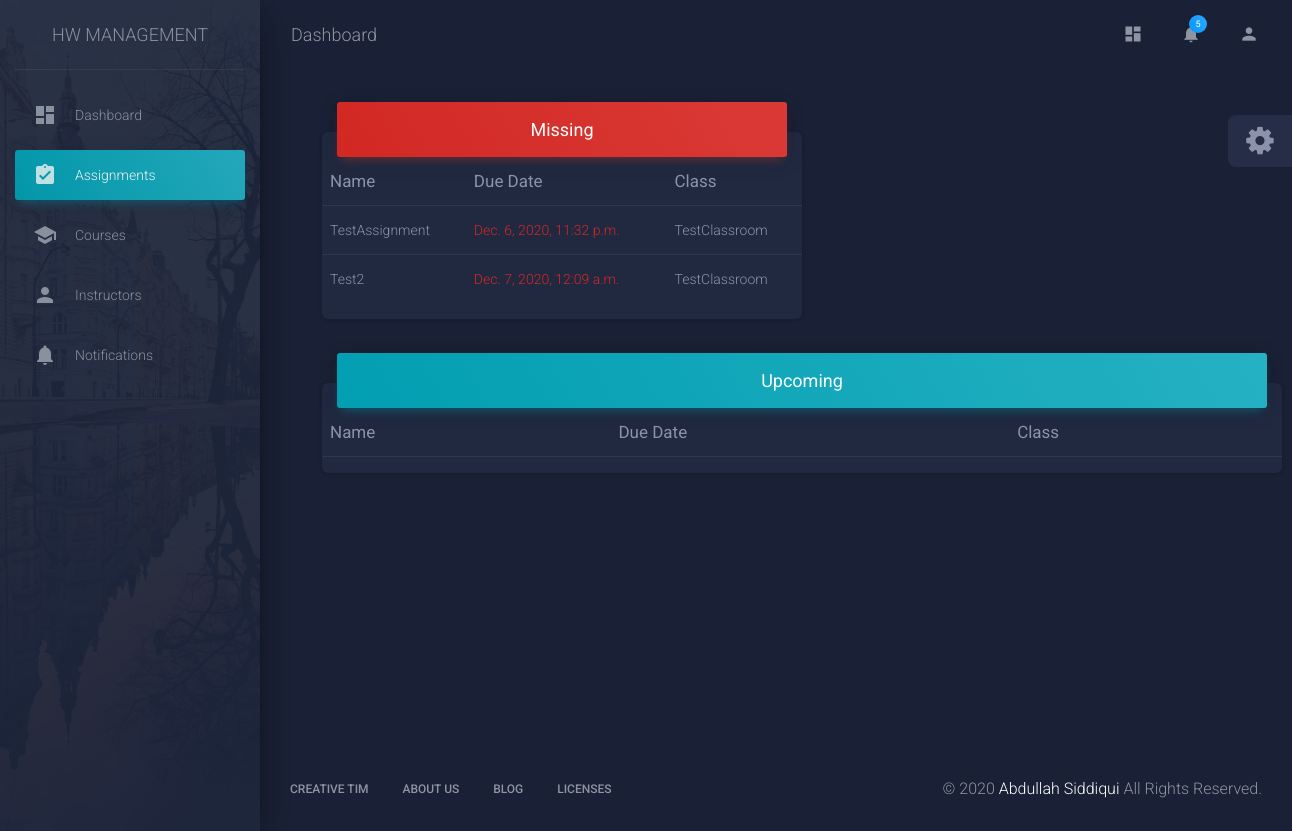
The page /assignments/ on the database as committed earlier.
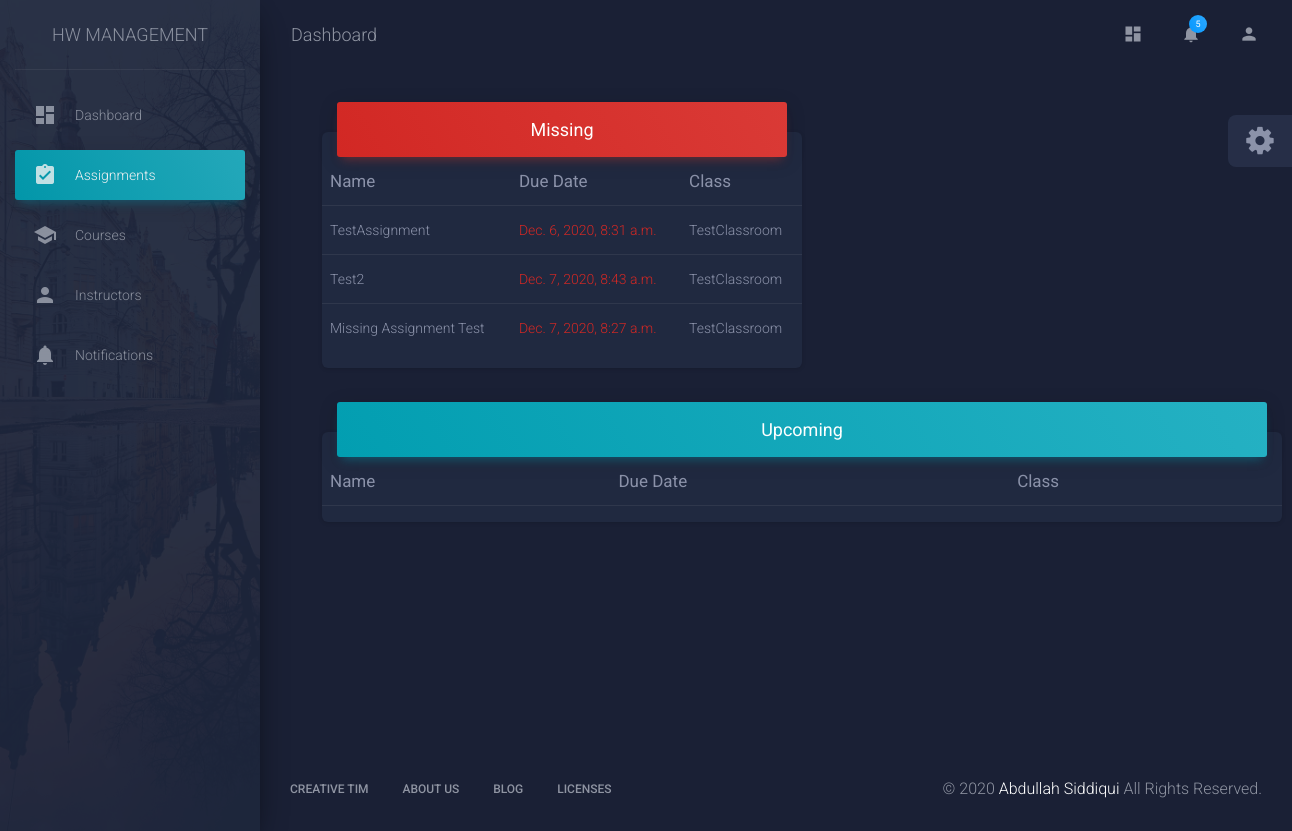
The same page on the database as committed later.
### HomeworkManagementApp/models.py (models this page shows, shortened)
class Assignment(models.Model):
    assignment_name = models.CharField(max_length=50)
    assignment_description = models.CharField(max_length=100)
    assignment_class = models.ForeignKey(Classroom, on_delete=models.CASCADE)
    date_assigned = models.DateTimeField(default=timezone.now)
    due_date = models.DateTimeField()
    file_attachment = models.FileField(blank=True)
    def time_ago(self):
        return self.due_date <= timezone.now()

class Classroom(models.Model):
    class_name = models.CharField(max_length=50)
    class_description = models.CharField(max_length=100)
    teacher = models.ManyToManyField(Teacher)
    class_syllabus = models.FileField(blank=True)
    def __str__(self):
        return self.class_name

### HomeworkManagementApp/views.py (the view)
# urls.py: path('assignments/', views.AssignmentsView.as_view(), name='assignments'),
class AssignmentsView(TemplateView):
    template_name = 'HomeworkManagementApp/assignments.html'
    def get_context_data(self, **kwargs):
        context = super().get_context_data(**kwargs)
        context['assignments'] = Assignment.objects.all()
        return context

### templates/HomeworkManagementApp/assignments.html (shortened to what this page needs)
{% extends 'base.html' %}
{% block content %}
<div class="row">
    <div class="col-sm">
        <div class="card card-nav-tabs" style="width: 30rem; margin: 2rem;">
        <h4 class="card-header card-header-danger text-center">
            <strong>Missing</strong>
        </h4>
        {% if assignments %}
                <ul class="list-group list-group-flush">
                    <table class="table">
                        <thead class=" text-primary">
                            <th>
                                <strong>Name</strong>
                            </th>
                            <th>
                                <strong>Due Date</strong>
                            </th>
                            <th>
                                <strong>Class</strong>
                            </th>
                        </thead>
                        <tbody>
                    {% for assignment in assignments %}
                        {% if assignment.time_ago %}
                                <tr>
                                    <td>
                                        {{ assignment.assignment_name }}
                                    </td>
                                    <td class="text-danger">
                                        {{ assignment.due_date }}
                                    </td>
                                    <td>
                                        {{ assignment.assignment_class }}
                                    </td>
                                </tr>
                        {% endif %}
                    {% endfor %}
                        </tbody>
                    </table>
                </ul>
        {% endif %}
        </div>
    </div>
    <div class="col-sm">
        <div class="card card-nav-tabs" style="width: 60rem; margin: 2rem;">
            <h4 class="card-header card-header-info text-center">
                <strong>Upcoming</strong>
            </h4>
         {% if assignments %}
                <ul class="list-group list-group-flush">
                    <table class="table">
                        <thead class=" text-primary">
                            <th>
                                <strong>Name</strong>
                            </th>
                            <th>
                                <strong>Due Date</strong>
                            </th>
                            <th>
                                <strong>Class</strong>
                            </th>
                        </thead>
                    </table>
                </ul>
        {% endif %}
        </div>
    </div>
</div>
{% endblock %}

### templates/base.html (shortened to what this page needs)
{% load static %}
<!DOCTYPE html>
<html lang="en">
<head>
    <link rel="stylesheet" href="https://maxcdn.bootstrapcdn.com/font-awesome/latest/css/font-awesome.min.css">
    <link href="{% static 'css/material-dashboard.css' %}" rel="stylesheet"/>
    <link href="{% static 'demo/demo.css' %}" rel="stylesheet"/>
</head>
<body class="dark-edition">
<div class="wrapper ">
    {% include 'navbar.html' %}
    <div class="main-panel">
        <nav class="navbar navbar-expand-lg navbar-transparent navbar-absolute fixed-top " id="navigation-example">
            <div class="container-fluid">
                <div class="navbar-wrapper">
                    <a class="navbar-brand" href="javascript:void(0)">Dashboard</a>
                </div>
                <div class="collapse navbar-collapse justify-content-end">
                    <ul class="navbar-nav">
                        <li class="nav-item">
                            <a class="nav-link" href="javascript:void(0)">
                                <i class="material-icons">dashboard</i>
                            </a>
                        </li>
                        <li class="nav-item dropdown">
                            <a class="nav-link" href="javscript:void(0)" id="navbarDropdownMenuLink"
                               data-toggle="dropdown" aria-haspopup="true" aria-expanded="false">
                                <i class="material-icons">notifications</i>
                                <span class="notification">5</span>
                            </a>
                        </li>
                        <li class="nav-item">
                            <a class="nav-link" href="javascript:void(0)">
                                <i class="material-icons">person</i>
                            </a>
                        </li>
                    </ul>
                </div>
            </div>
        </nav>
        <div class="content">
            <div class="container-fluid">
            {% block content %}
            {% endblock %}
            </div>
        </div>
        <footer class="footer">
            <div class="container-fluid">
                <nav class="float-left">
                    <ul>
                        <li>
                            <a href="https://www.creative-tim.com">
                                Creative Tim
                            </a>
                        </li>
                        <li>
                            <a href="https://creative-tim.com/presentation">
                                About Us
                            </a>
                        </li>
                        <li>
                            <a href="http://blog.creative-tim.com">
                                Blog
                            </a>
                        </li>
                        <li>
                            <a href="https://www.creative-tim.com/license">
                                Licenses
                            </a>
                        </li>
                    </ul>
                </nav>
                <div class="copyright float-right" id="date">
                    <a href="https://abdullahqsiddiqui.tech" target="_blank">Abdullah Siddiqui</a> All Rights Reserved.
                </div>
            </div>
        </footer>
    </div>
</div>
<div class="fixed-plugin">
    <div class="dropdown show-dropdown">
        <a href="#" data-toggle="dropdown">
            <i class="fa fa-cog fa-2x"> </i>
        </a>
    </div>
</div>
</body>
</html>

### templates/navbar.html
{% load static %}
<div class="sidebar" data-color="azure" data-background-color="black" data-image="{% static 'img/sidebar-2.jpg' %}">
    <div class="logo"><a href="{% url 'home' %}" class="simple-text logo-normal">
        HW Management
    </a></div>
    <div class="sidebar-wrapper">
        <ul class="nav">
            {% with url_name=request.resolver_match.url_name %}
                <li class="nav-item {% if url_name == 'home' %}active{% endif %}">
                    <a class="nav-link" href="{% url 'home' %}">
                        <i class="material-icons">dashboard</i>
                        <p>Dashboard</p>
                    </a>
                </li>
                <li class="nav-item {% if url_name == 'assignments' %}active{% endif %}">
                    <a class="nav-link" href="{% url 'assignments' %}">
                        <i class="material-icons">assignment_turned_in</i>
                        <p>Assignments</p>
                    </a>
                </li>
                <li class="nav-item {% if url_name == 'courses' %}active{% endif %}">
                    <a class="nav-link" href="{% url 'courses' %}">
                        <i class="material-icons">school</i>
                        <p>Courses</p>
                    </a>
                </li>
                <li class="nav-item {% if url_name == 'instructors' %}active{% endif %}">
                    <a class="nav-link" href="{% url 'instructors' %}">
                        <i class="material-icons">person</i>
                        <p>Instructors</p>
                    </a>
                </li>
                <li class="nav-item {% if url_name == 'index' %}active{% endif %}">
                    <a class="nav-link" href="./notifications.html">
                        <i class="material-icons">notifications</i>
                        <p>Notifications</p>
                    </a>
                </li>
            {% endwith %}
        </ul>
    </div>
</div>

Rows that differ between the two databases and show on the page:
changed Assignment "TestAssignment": due_date "Dec. 6, 2020, 11:32 p.m." → "Dec. 6, 2020, 8:31 a.m."
changed Assignment "Test2": due_date "Dec. 7, 2020, 12:09 a.m." → "Dec. 7, 2020, 8:43 a.m."
added Assignment: assignment_name "Missing Assignment Test", due_date "Dec. 7, 2020, 8:27 a.m.", assignment_class "TestClassroom"
